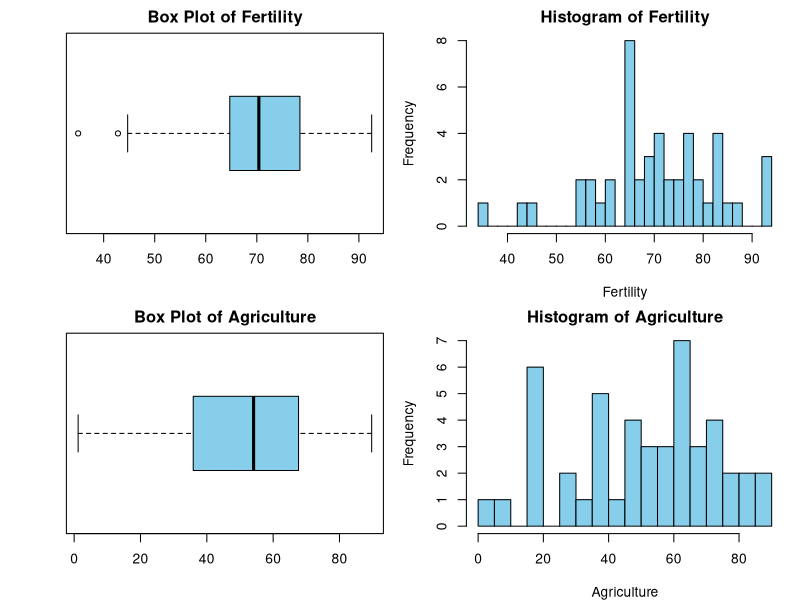
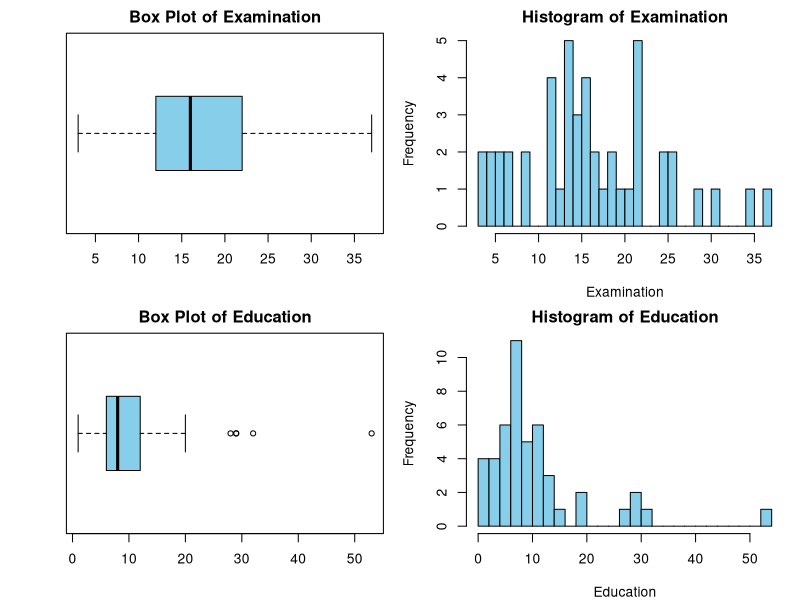
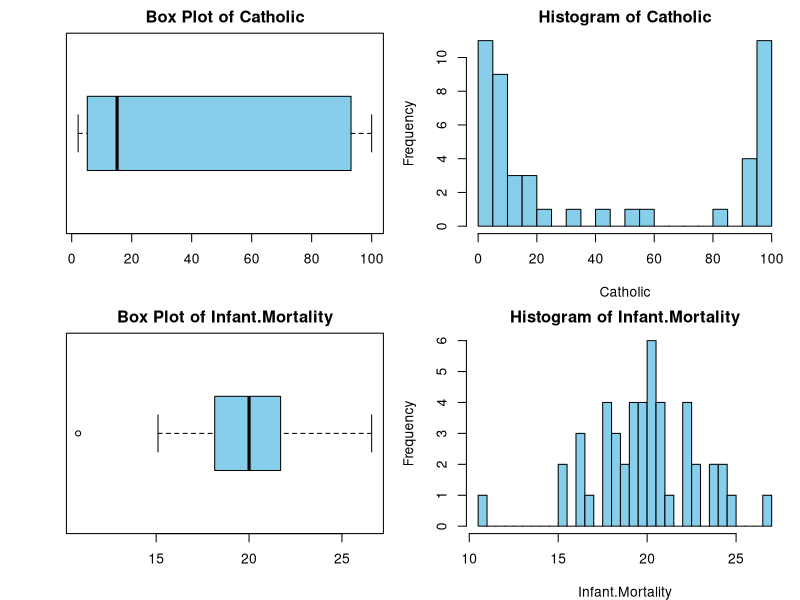
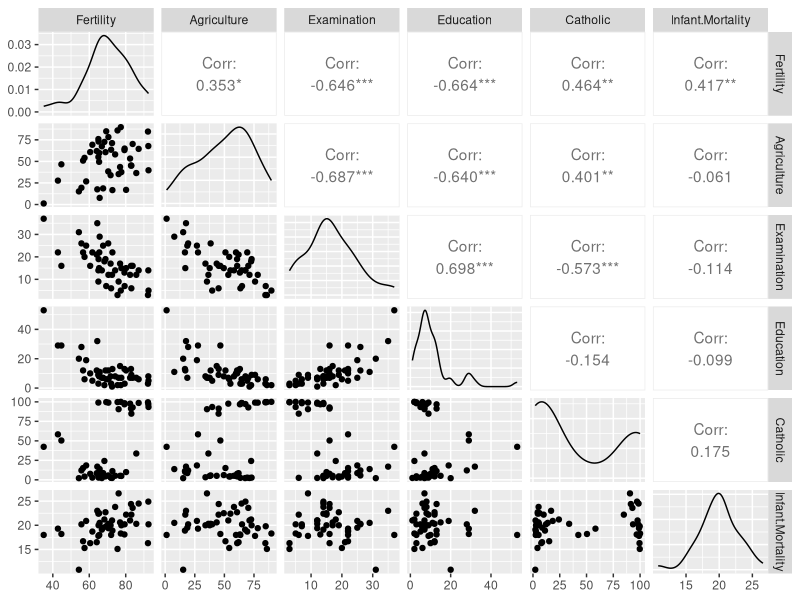
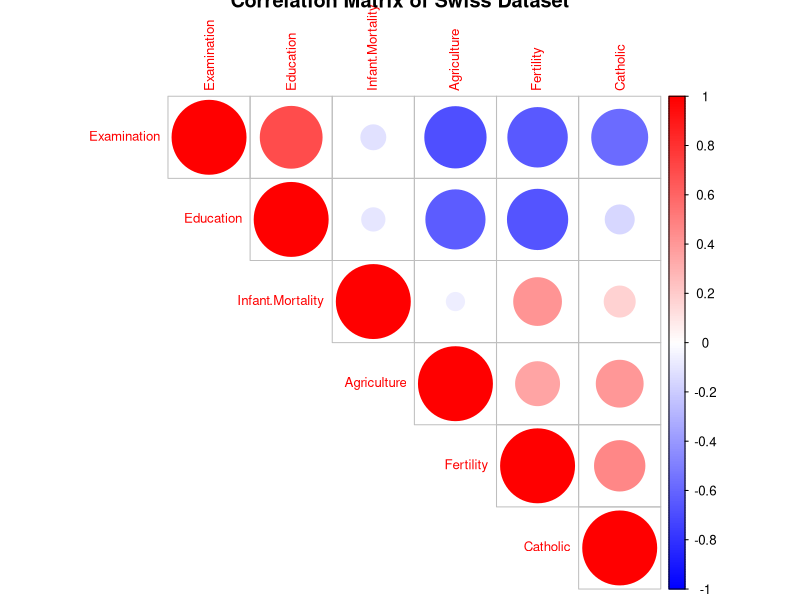
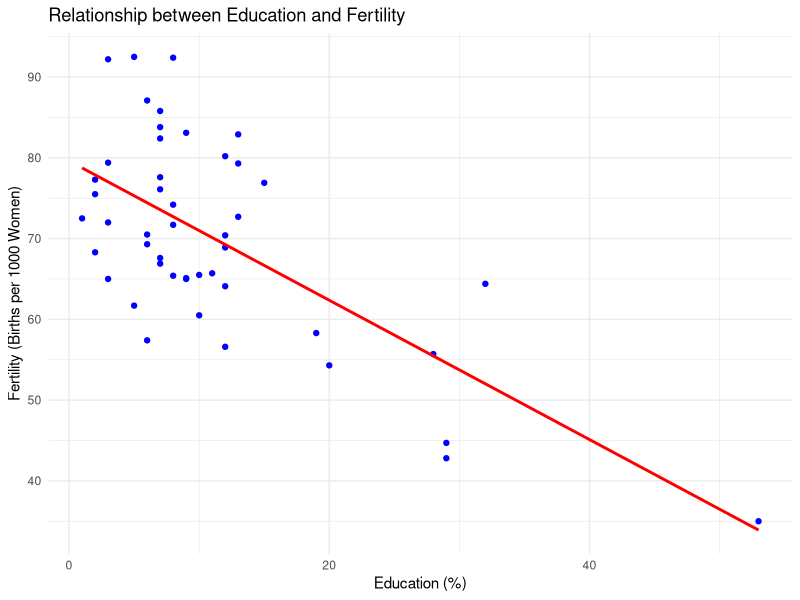
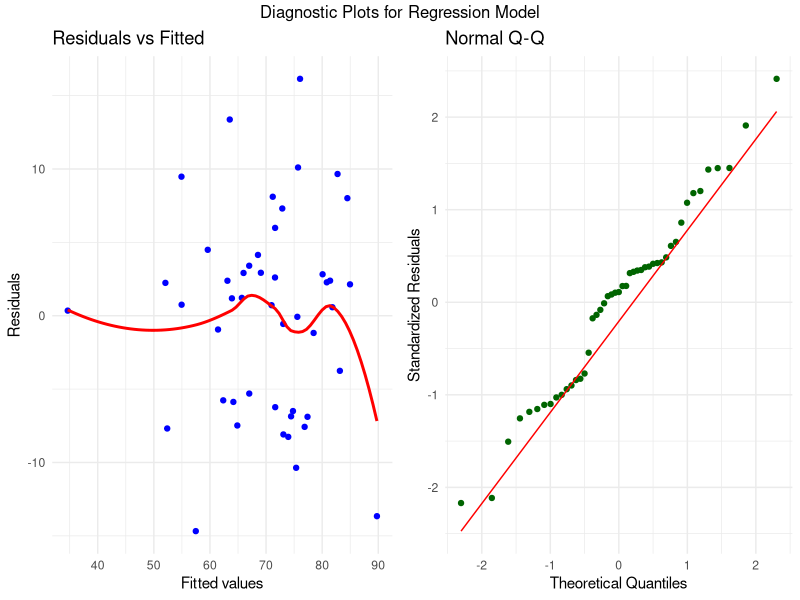
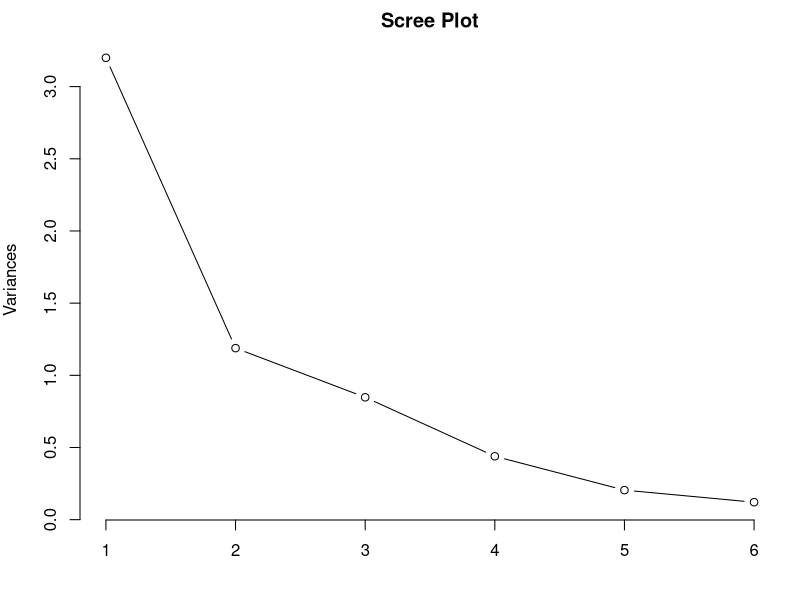

Write the R code that produced these figures, in order.
# --------------------------------------------------------------------------------
# Script for Univariate and Multivariate Analysis of the Swiss Dataset
# Assignment: Numerical Analysis using R
# --------------------------------------------------------------------------------

# Load Necessary Libraries ---------------------------------------------------
required_packages <- c("ggplot2", "corrplot", "dplyr", "skimr", "gridExtra", "GGally", "broom")
new_packages <- required_packages[!(required_packages %in% installed.packages()[, "Package"])]
if (length(new_packages)) install.packages(new_packages)
lapply(required_packages, library, character.only = TRUE)

# Load the Dataset -----------------------------------------------------------
data("swiss")  # Load the Swiss dataset
swiss_data <- swiss

# --------------------------------------------------------------------------------
# 1. Data Overview
# --------------------------------------------------------------------------------
cat("\n### 1. Data Overview ###\n")
cat("Structure of the Swiss Dataset:\n")
str(swiss_data)
cat("\nDimensions of the Dataset (Rows x Columns):\n")
print(dim(swiss_data))

# --------------------------------------------------------------------------------
# 2. Summary Statistics
# --------------------------------------------------------------------------------
cat("\n### 2. Summary Statistics ###\n")
numeric_columns <- names(swiss_data)
for (column_name in numeric_columns) {
  column_data <- swiss_data[[column_name]]
  cat("\nStatistics for column:", column_name, "\n")
  cat("  Min:     ", min(column_data, na.rm = TRUE), "\n")
  cat("  Max:     ", max(column_data, na.rm = TRUE), "\n")
  cat("  Mean:    ", mean(column_data, na.rm = TRUE), "\n")
  cat("  Median:  ", median(column_data, na.rm = TRUE), "\n")
  cat("  Std Dev: ", sd(column_data, na.rm = TRUE), "\n")
}

print(summary(swiss_data))
cat("\nDetailed Summary (skimr):\n")
skim(swiss_data)

# --------------------------------------------------------------------------------
# 3. Distribution Visualization
# --------------------------------------------------------------------------------
cat("\n### 3. Distribution Visualization ###\n")
par(mfrow = c(2, 2), mar = c(4, 4, 2, 1))  # Adjust layout and margins
for (column in numeric_columns) {
  # Boxplot
  boxplot(swiss_data[[column]], 
          main = paste("Box Plot of", column), 
          col = 'skyblue', 
          horizontal = TRUE)
  # Histogram
  hist(swiss_data[[column]], 
       main = paste("Histogram of", column), 
       xlab = column, 
       col = 'skyblue', 
       border = 'black', 
       breaks = 30)
}
par(mfrow = c(1, 1))  # Reset layout after plotting

# --------------------------------------------------------------------------------
# 4. Scatter Plot Matrix
# --------------------------------------------------------------------------------
cat("\n### 4. Scatter Plot Matrix ###\n")
ggpairs(swiss_data)

# --------------------------------------------------------------------------------
# 5. Correlation Analysis
# --------------------------------------------------------------------------------
cat("\n### 5. Correlation Analysis ###\n")
cor_matrix <- cor(swiss_data, use = "complete.obs")
print(cor_matrix)
corrplot(cor_matrix, method = "circle", type = "upper", order = "hclust",
         col = colorRampPalette(c("blue", "white", "red"))(200), 
         tl.cex = 0.8, cl.cex = 0.8, 
         title = "Correlation Matrix of Swiss Dataset")

# --------------------------------------------------------------------------------
# 6. Scatter Plot with Trend Line
# --------------------------------------------------------------------------------
cat("\n### 6. Scatter Plot with Trend Line ###\n")
ggplot(swiss_data, aes(x = Education, y = Fertility)) +
  geom_point(color = "blue") +
  geom_smooth(method = "lm", color = "red", se = FALSE) +
  labs(title = "Relationship between Education and Fertility",
       x = "Education (%)", y = "Fertility (Births per 1000 Women)") +
  theme_minimal()

# --------------------------------------------------------------------------------
# 7. Multiple Regression
# --------------------------------------------------------------------------------
cat("\n### 7. Multiple Regression ###\n")
model <- lm(Fertility ~ Education + Agriculture + Catholic + Infant.Mortality, data = swiss_data)
print(summary(model))

# --------------------------------------------------------------------------------
# 8. Model Diagnostics
# --------------------------------------------------------------------------------
cat("\n### 8. Model Diagnostics ###\n")
model_data <- augment(model)

p1 <- ggplot(model_data, aes(.fitted, .resid)) +
  geom_point(color = "blue") +
  geom_smooth(method = "loess", color = "red", se = FALSE) +
  labs(title = "Residuals vs Fitted", x = "Fitted values", y = "Residuals") +
  theme_minimal()

p2 <- ggplot(model_data, aes(sample = .std.resid)) +
  stat_qq(color = "darkgreen") +
  stat_qq_line(color = "red") +
  labs(title = "Normal Q-Q", x = "Theoretical Quantiles", y = "Standardized Residuals") +
  theme_minimal()

grid.arrange(p1, p2, nrow = 1, top = "Diagnostic Plots for Regression Model")

# --------------------------------------------------------------------------------
# 9. Principal Component Analysis (PCA)
# --------------------------------------------------------------------------------
cat("\n### 9. Principal Component Analysis (PCA) ###\n")
pca <- prcomp(swiss_data, scale. = TRUE)
explained_variance <- summary(pca)$importance[2, ]
cat("Proportion of Variance Explained by Each Principal Component:\n")
print(explained_variance)

screeplot(pca, type = "lines", main = "Scree Plot")

# --------------------------------------------------------------------------------
# 10. PCA Interpretation
# --------------------------------------------------------------------------------
cat("\n### 10. PCA Interpretation ###\n")
plot(pca$x[, 1], pca$x[, 2], 
     xlab = "PC1", ylab = "PC2", 
     main = "PCA Biplot of the Swiss Dataset", 
     cex.lab = 1.5, cex.axis = 1.2, pch = 16, col = "green")
arrows(0, 0, pca$rotation[, 1] * max(pca$x[, 1]), pca$rotation[, 2] * max(pca$x[, 2]), 
       col = "red", length = 0.1)
text(pca$rotation[, 1] * max(pca$x[, 1]) * 1.1, pca$rotation[, 2] * max(pca$x[, 2]) * 1.1, 
     labels = colnames(swiss_data), col = "red", cex = 1.2)
